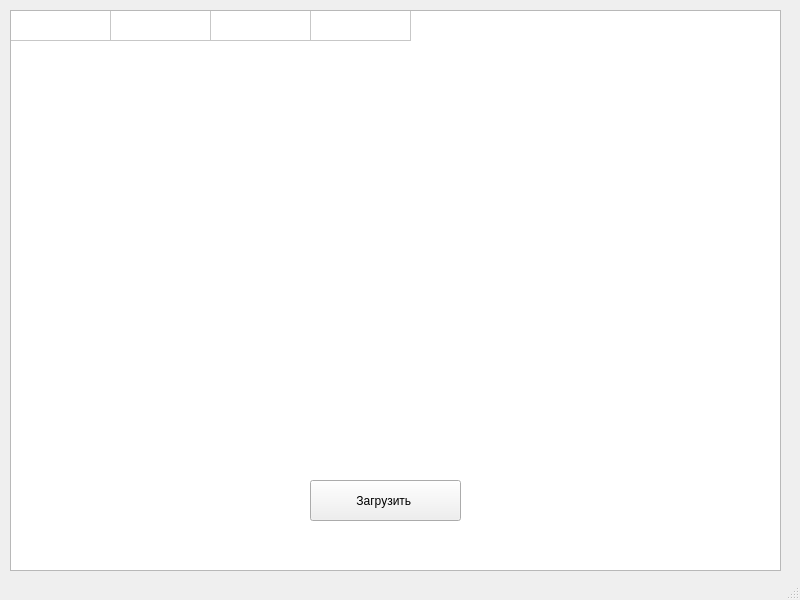
<?xml version="1.0" encoding="UTF-8"?>
<ui version="4.0">
 <class>MainWindow</class>
 <widget class="QMainWindow" name="MainWindow">
  <property name="geometry">
   <rect>
    <x>0</x>
    <y>0</y>
    <width>800</width>
    <height>600</height>
   </rect>
  </property>
  <property name="windowTitle">
   <string>MainWindow</string>
  </property>
  <widget class="QWidget" name="centralwidget">
   <widget class="QTableWidget" name="Table">
    <property name="geometry">
     <rect>
      <x>10</x>
      <y>10</y>
      <width>771</width>
      <height>561</height>
     </rect>
    </property>
    <property name="font">
     <font>
      <pointsize>15</pointsize>
     </font>
    </property>
    <property name="lineWidth">
     <number>1</number>
    </property>
    <property name="autoScrollMargin">
     <number>16</number>
    </property>
    <property name="rowCount">
     <number>1</number>
    </property>
    <property name="columnCount">
     <number>4</number>
    </property>
    <property name="supportedDragActions">
     <set>Qt::DropAction::CopyAction|Qt::DropAction::MoveAction</set>
    </property>
    <attribute name="horizontalHeaderVisible">
     <bool>false</bool>
    </attribute>
    <attribute name="horizontalHeaderCascadingSectionResizes">
     <bool>false</bool>
    </attribute>
    <attribute name="verticalHeaderVisible">
     <bool>false</bool>
    </attribute>
    <row/>
    <column/>
    <column/>
    <column/>
    <column/>
   </widget>
   <widget class="QPushButton" name="pushButton">
    <property name="geometry">
     <rect>
      <x>310</x>
      <y>480</y>
      <width>151</width>
      <height>41</height>
     </rect>
    </property>
    <property name="text">
     <string>Загрузить </string>
    </property>
   </widget>
  </widget>
  <widget class="QStatusBar" name="statusbar"/>
 </widget>
 <resources/>
 <connections/>
 <slots>
  <signal>new()</signal>
 </slots>
</ui>
